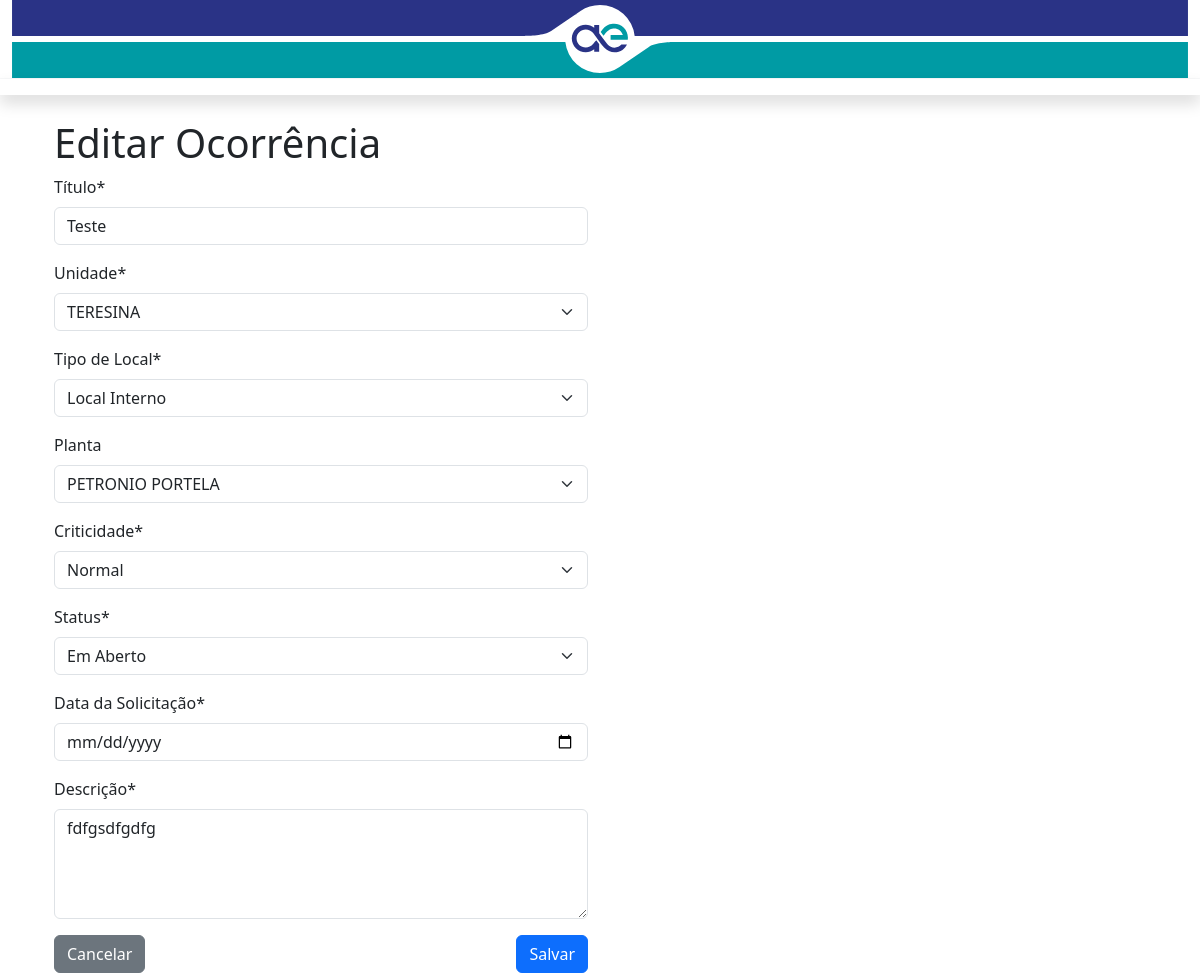
The app's page /editar/21/, older data.
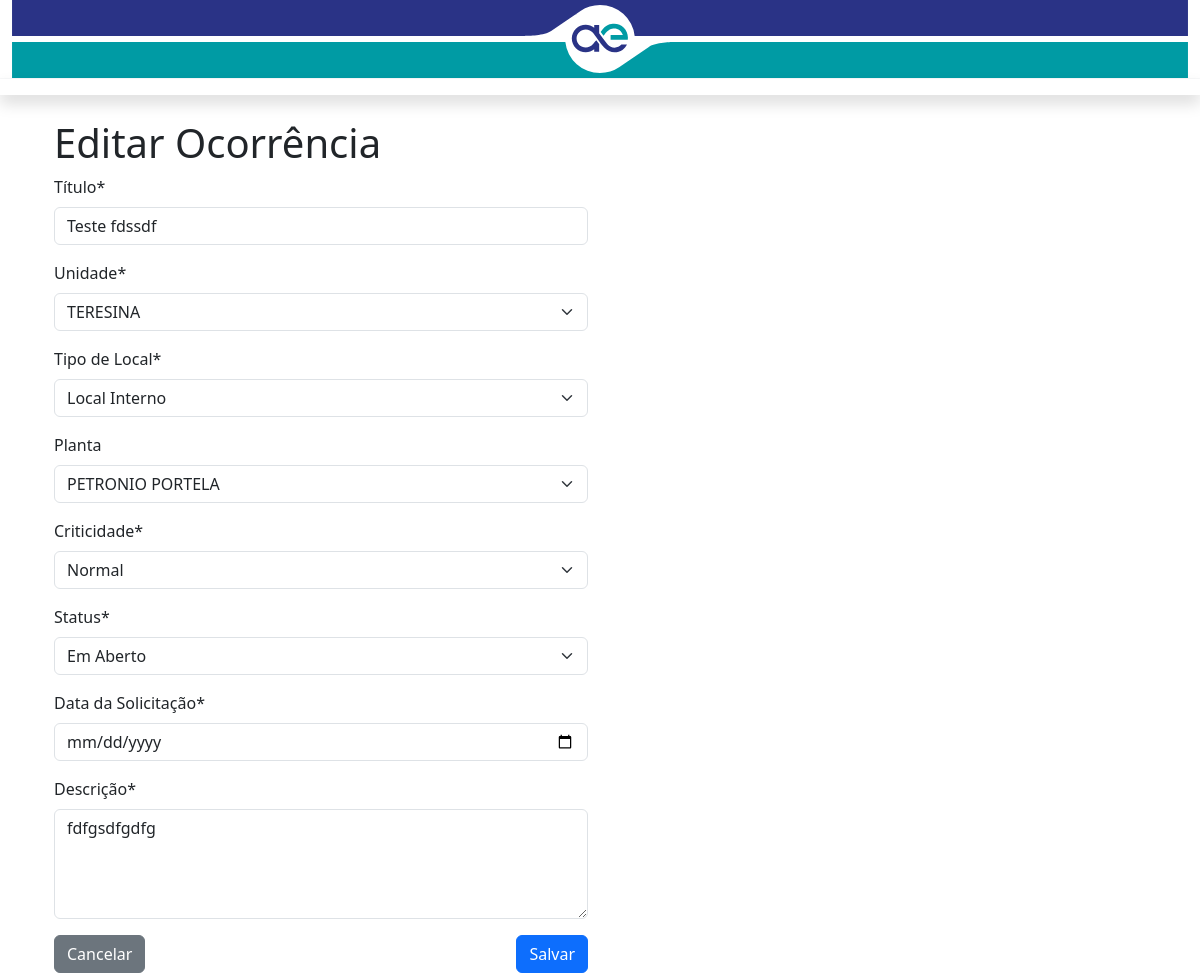
The same page, newer data.
### plantao_coi/models.py (models this page shows, shortened)
class Ocorrencia(models.Model):
    EM_ABERTO = 'EM_ABERTO'
    CONCLUIDA = 'CONCLUIDA'
    CANCELADA = 'CANCELADA'
    STATUS_CHOICES = (
        (EM_ABERTO, 'Em Aberto'),
        (CONCLUIDA, 'Concluida'),
        (CANCELADA, 'Cancelada'),
    )
    unidade = models.ForeignKey(
        Unidade,
        on_delete=models.CASCADE,
        related_name="ocorrencias"
    )
    local_interno = models.ForeignKey(
        'LocalInterno',
        on_delete=models.CASCADE,
        null=True,
        blank=True,
        related_name="ocorrencias_internas",
        verbose_name="Local Interno"
    )
    local_externo = models.ForeignKey(
        'LocalExterno',
        on_delete=models.CASCADE,
        null=True,
        blank=False,
        related_name="ocorrencias_externas",
        verbose_name="Local Externo"
    )
    ordem_de_servico = models.CharField('OS', max_length=13)
    titulo = models.CharField(max_length=30, verbose_name="Título")
    data_solicitacao = models.DateTimeField(
        null=False, blank=False, verbose_name='Data da Solicitação'
    )
    descricao = models.TextField('Descrição', blank=False, null=False)
    criticidade = models.CharField(
        max_length=20,
        blank=False,
        choices=[
            ('NORMAL', 'Normal'),
            ('URGENTE', 'Urgente'),
            ('EMERGENCIAL', 'Emergencial')
        ],
        verbose_name="Criticidade",
        default="NORMAL"
    )
    status = models.CharField(
        'Status',
        max_length=10,
        choices=STATUS_CHOICES,
        default=EM_ABERTO,
    )

### plantao_coi/views.py (the view)
# urls.py: path('editar/<int:ocorrencia_id>/', editar_ocorrencia, name='editar_ocorrencia'),
def editar_ocorrencia(request, ocorrencia_id):
    ocorrencia = get_object_or_404(Ocorrencia, id=ocorrencia_id)
    if request.method == 'POST':
        form = OcorrenciaForm(request.POST, instance=ocorrencia)
        if form.is_valid():
            form.save()
            OcorrenciaLog.objects.create(usuario=request.user, acao=OcorrenciaLog.EDITAR, ocorrencia=ocorrencia)
            messages.success(request, f'Ocorrência {ocorrencia.id} editada com sucesso!')
            return redirect('lista_ocorrencia')
    else:
        form = OcorrenciaForm(instance=ocorrencia)
    return render(request, 'ocorrencia/editar_ocorrencia.html', {'form': form})

### plantao_coi/models.py (called while the page is built)
    def __str__(self):
        return self.nome

    def __str__(self):
        return self.nome

    def __str__(self):
        return self.codigo

### plantao_coi/templates/ocorrencia/editar_ocorrencia.html (shortened to what this page needs)
{% extends 'ocorrencia/modelo.html' %}
{% load static %}
{% load crispy_forms_tags %}
{% block conteudo %}
<div class="container mt-4">
  <h1>Editar Ocorrência</h1>
  <div class="row">
    <div class="col-6">
      <form method="post">
        {{ form.titulo|as_crispy_field }}
        {{ form.unidade|as_crispy_field }}
        {{ form.tipo_local|as_crispy_field }}
        <div class="local-interno" style="display: none;">
          {{ form.planta|as_crispy_field }}
        </div>
        {{ form.criticidade|as_crispy_field }}
        {{ form.status|as_crispy_field }}
        {{ form.data_solicitacao|as_crispy_field }}
        {{ form.descricao|as_crispy_field }}
        <div class="d-flex justify-content-between mt-3">
          <a href="{% url 'lista_ocorrencia' %}" class="btn btn-secondary">Cancelar</a>
          <button type="submit" class="btn btn-primary">Salvar</button>
        </div>
      </form>
    </div>
  </div>
</div>
{% endblock %}

Row changes from the older to the newer data that the page shows:
changed Ocorrencia "TERESINA": titulo "Teste" → "Teste fdssdf"
